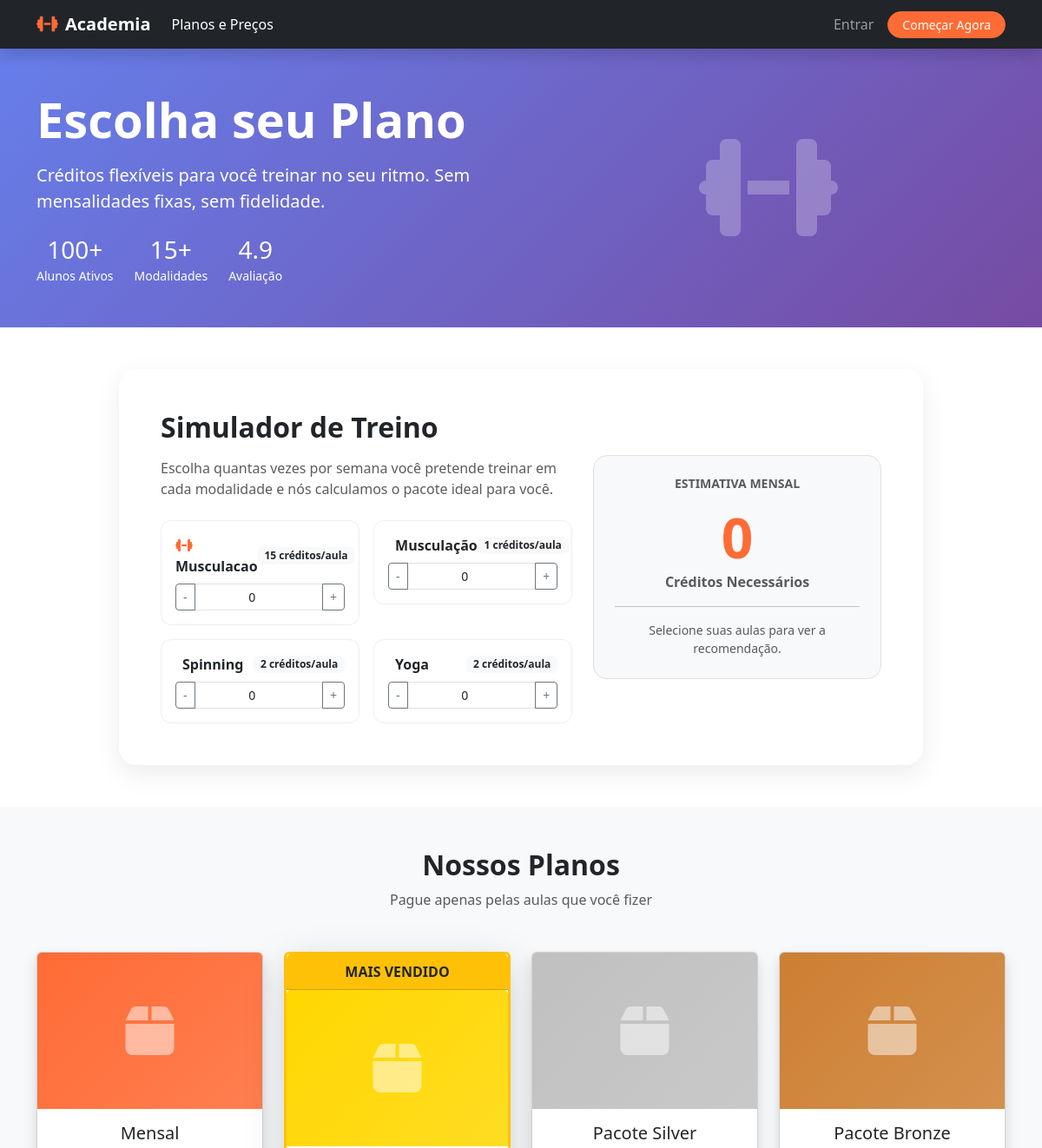
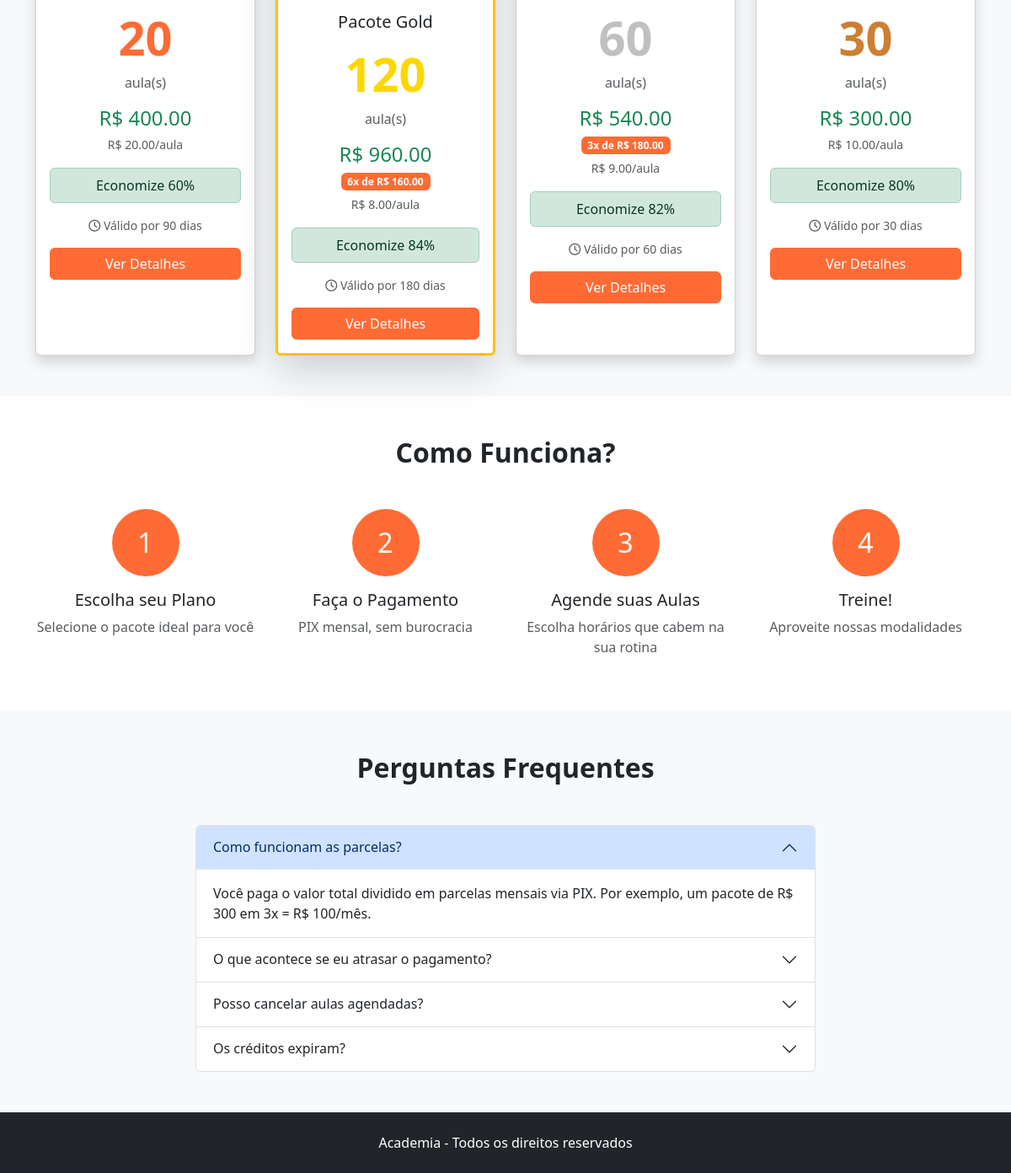
Page /shop/ on the earlier database version (2 pictures, top to bottom).
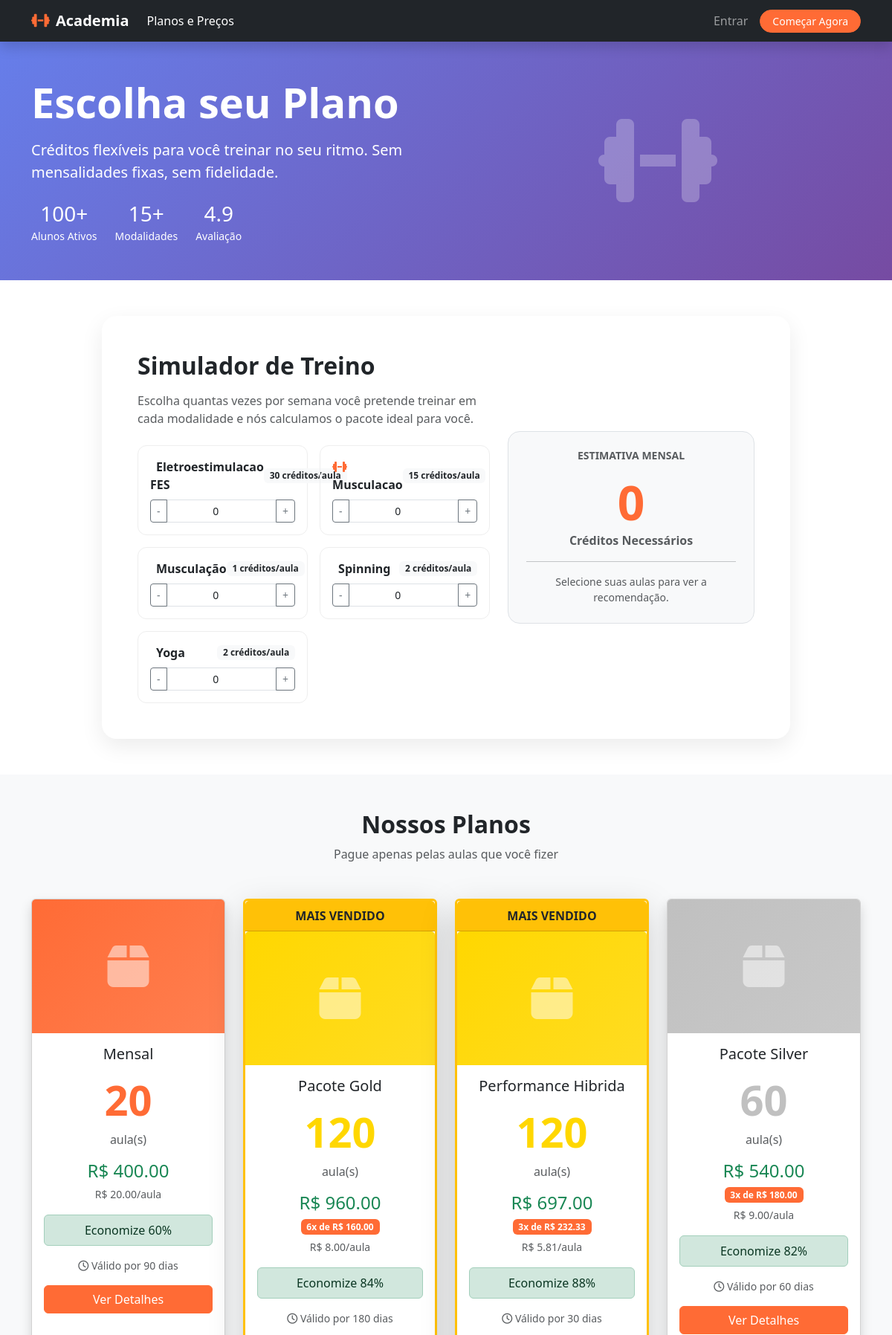
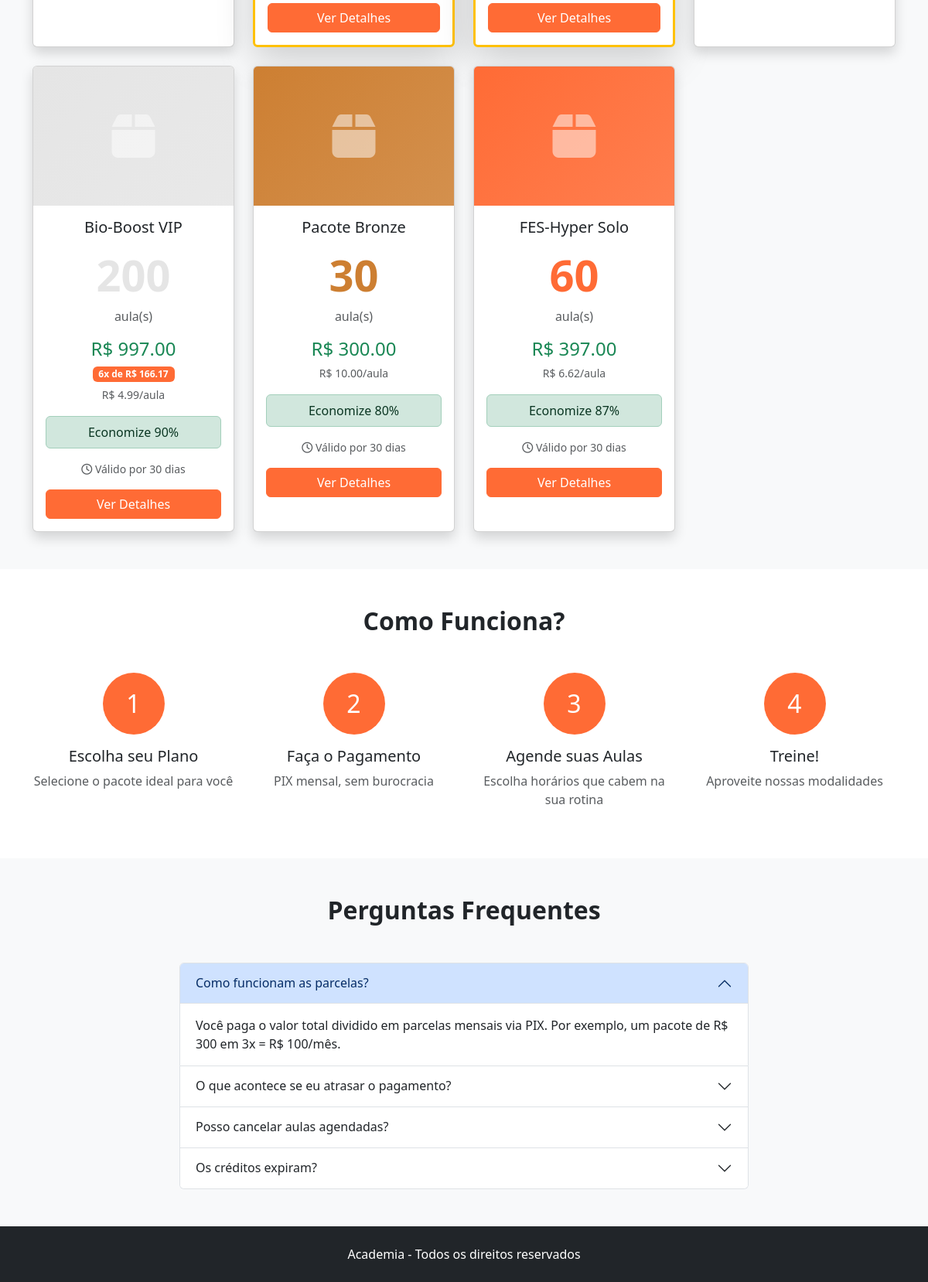
Same page on the later database version (2 pictures, top to bottom).
### app/models/modality.py (models this page shows, shortened)
class Modality(db.Model):
    __tablename__ = 'modalities'
    id = db.Column(db.Integer, primary_key=True)
    name = db.Column(db.String(100), nullable=False)
    description = db.Column(db.Text)
    color = db.Column(db.String(7), default='#FF6B35')
    icon = db.Column(db.String(50))  # Emoji ou FontAwesome
    is_active = db.Column(db.Boolean, default=True)
    credits_cost = db.Column(db.Integer, default=1, nullable=False)
    is_featured = db.Column(db.Boolean, default=False)  # Destaque na landing page
    created_at = db.Column(db.DateTime, default=datetime.utcnow)
    updated_at = db.Column(db.DateTime, default=datetime.utcnow, onupdate=datetime.utcnow)
    schedules = db.relationship('ClassSchedule', backref='modality', lazy=True)

### app/models/package.py (models this page shows, shortened)
class Package(db.Model):
    __tablename__ = 'packages'
    id = db.Column(db.Integer, primary_key=True)
    name = db.Column(db.String(100), nullable=False)
    description = db.Column(db.Text)
    credits = db.Column(db.Integer, nullable=False)
    price = db.Column(db.Numeric(10, 2), nullable=False)
    installments = db.Column(db.Integer, default=1)  # Quantas parcelas
    installment_price = db.Column(db.Numeric(10, 2))  # Preco por parcela
    validity_days = db.Column(db.Integer, nullable=False)  # Ex: 90 dias
    photo_url = db.Column(db.String(255))
    color = db.Column(db.String(7), default='#FF6B35')
    is_featured = db.Column(db.Boolean, default=False)  # Destaque
    display_order = db.Column(db.Integer, default=0)
    badge = db.Column(db.String(50))  # Ex: "MAIS VENDIDO", "NOVO"
    extra_benefits = db.Column(db.JSON)  # Ex: ["Toalha gratis", "Garrafinha"]
    is_recurring = db.Column(db.Boolean, default=False)  # Se é pacote recorrente
    recurring_interval_days = db.Column(db.Integer, default=30)  # Intervalo entre cobranças
    welcome_xp_bonus = db.Column(db.Integer, default=0)  # Bônus XP na primeira compra
    is_active = db.Column(db.Boolean, default=True)
    created_at = db.Column(db.DateTime, default=datetime.utcnow)
    updated_at = db.Column(db.DateTime, default=datetime.utcnow, onupdate=datetime.utcnow)
    subscriptions = db.relationship('Subscription', backref='package', lazy=True)
    @property
    def price_per_credit(self):
        return float(self.price) / self.credits
    @property
    def discount_percent(self):
        base_price = 50.0
        discount = ((base_price - self.price_per_credit) / base_price) * 100
        return max(0, round(discount))

### app/routes/shop.py (the view)
@shop_bp.route('/')
def packages():
    packages = Package.query.filter_by(is_active=True).order_by(
        Package.display_order,
        Package.id
    ).all()
    modalities = Modality.query.filter_by(is_active=True).order_by(Modality.name).all()
    import json
    packages_json = json.dumps([{
        'id': p.id,
        'name': p.name,
        'credits': p.credits,
        'price': float(p.price)
    } for p in packages])
    return render_template('shop/packages.html', packages=packages, modalities=modalities, packages_json=packages_json)

### app/templates/shop/packages.html (shortened to what the changed rows need)
{% extends "base.html" %}
{% block content %}
<div class="container-fluid p-0">
    <section class="bg-gradient-primary text-white py-5">
        <div class="container">
            <div class="row align-items-center">
                <div class="col-lg-6">
                    <h1 class="display-4 fw-bold mb-3">Escolha seu Plano</h1>
                </div>
            </div>
        </div>
    </section>
    <section class="py-5" id="simulator">
        <div class="container">
            <div class="row justify-content-center">
                <div class="col-lg-10">
                    <div class="card simulator-card p-4 p-md-5">
                        <div class="row align-items-center">
                            <div class="col-md-7">
                                <h2 class="fw-bold mb-3">Simulador de Treino</h2>
                                <div class="row g-3" id="modalityInputs">
                                    {% for modality in modalities %}
                                    <div class="col-sm-6">
                                        <div class="modality-input-card p-3">
                                            <div class="d-flex justify-content-between align-items-center mb-2">
                                                <span class="fw-bold">
                                                    <i class="{{ modality.icon or 'fas fa-dumbbell' }} me-2 modality-icon"
                                                        data-color="{{ modality.color }}"></i>
                                                    {{ modality.name }}
                                                </span>
                                                <span class="badge bg-light text-dark">{{ modality.credits_cost }}
                                                    créditos/aula</span>
                                            </div>
                                            <div class="input-group input-group-sm">
                                                <button class="btn btn-outline-secondary btn-minus" type="button"
                                                    data-modality-id="{{ modality.id }}">-</button>
                                                <input type="number" class="form-control text-center freq-input"
                                                    value="0" min="0" max="7" data-modality-id="{{ modality.id }}"
                                                    data-cost="{{ modality.credits_cost }}" id="freq-{{ modality.id }}">
                                                <button class="btn btn-outline-secondary btn-plus" type="button"
                                                    data-modality-id="{{ modality.id }}">+</button>
                                            </div>
                                        </div>
                                    </div>
                                    {% endfor %}
                                </div>
                            </div>
                        </div>
                    </div>
                </div>
            </div>
        </div>
    </section>
    <section class="py-5 bg-light">
        <div class="container">
            <div class="text-center mb-5">
                <h2 class="fw-bold">Nossos Planos</h2>
            </div>
            {% if packages %}
            <div class="row g-4">
                {% for package in packages %}
                <div class="col-lg-3 col-md-6" id="package-{{ package.id }}">
                    <div
                        class="card h-100 {% if package.is_featured %}border-warning border-3 shadow-lg{% else %}shadow{% endif %} hover-lift">
                        {% if package.is_featured %}
                        <div class="card-header bg-warning text-dark text-center fw-bold py-2">
                            MAIS VENDIDO
                        </div>
                        {% endif %}
                        {% if package.photo_url %}
                        <img src="{{ url_for('static', filename='uploads/packages/' + package.photo_url) }}"
                            class="card-img-top" alt="{{ package.name }}" style="height: 180px; object-fit: cover;">
                        {% else %}
                        <div class="card-img-top d-flex align-items-center justify-content-center package-img-placeholder"
                            data-color="{{ package.color }}" style="height: 180px;">
                            <i class="fas fa-box fa-4x text-white opacity-50"></i>
                        </div>
                        {% endif %}
                        <div class="card-body text-center">
                            <h5 class="card-title mb-3">{{ package.name }}</h5>
                            <div class="display-4 fw-bold mb-2 package-credits" data-color="{{ package.color }}">
                                {{ package.credits }}
                            </div>
                            <p class="text-muted mb-3">aula(s)</p>
                            <div class="mb-3">
                                <h4 class="text-success mb-1">
                                    R$ {{ "%.2f"|format(package.price) }}
                                </h4>
                                {% if package.installments > 1 %}
                                <p class="mb-1">
                                    <span class="badge bg-primary">
                                        {{ package.installments }}x de R$ {{ "%.2f"|format(package.installment_price) }}
                                    </span>
                                </p>
                                {% endif %}
                                <small class="text-muted">
                                    R$ {{ "%.2f"|format(package.price_per_credit) }}/aula
                                </small>
                            </div>
                            {% if package.discount_percent > 0 %}
                            <div class="alert alert-success py-2 mb-3">
                                Economize {{ package.discount_percent }}%
                            </div>
                            {% endif %}
                            <p class="small text-muted mb-3">
                                <i class="far fa-clock"></i>
                                Válido por {{ package.validity_days }} dias
                            </p>
                            <a href="{{ url_for('shop.package_detail', id=package.id) }}" class="btn btn-primary w-100">
                                Ver Detalhes
                            </a>
                        </div>
                    </div>
                </div>
                {% endfor %}
            </div>
            {% else %}
            <div class="text-center py-5">
                <i class="fas fa-box-open fa-4x text-muted mb-3"></i>
                <h4>Nenhum pacote disponível</h4>
                <p class="text-muted">Em breve teremos novidades!</p>
            </div>
            {% endif %}
        </div>
    </section>
    <section class="py-5">
        <div class="container">
            <h2 class="text-center fw-bold mb-5">Como Funciona?</h2>
            <div class="row g-4">
                <div class="col-md-3 text-center">
                    <div class="bg-primary text-white rounded-circle d-inline-flex align-items-center justify-content-center mb-3"
                        style="width: 80px; height: 80px;">
                        <h2 class="mb-0">1</h2>
                    </div>
                </div>
                <div class="col-md-3 text-center">
                    <div class="bg-primary text-white rounded-circle d-inline-flex align-items-center justify-content-center mb-3"
                        style="width: 80px; height: 80px;">
                        <h2 class="mb-0">2</h2>
                    </div>
                </div>
                <div class="col-md-3 text-center">
                    <div class="bg-primary text-white rounded-circle d-inline-flex align-items-center justify-content-center mb-3"
                        style="width: 80px; height: 80px;">
                        <h2 class="mb-0">3</h2>
                    </div>
                </div>
                <div class="col-md-3 text-center">
                    <div class="bg-primary text-white rounded-circle d-inline-flex align-items-center justify-content-center mb-3"
                        style="width: 80px; height: 80px;">
                        <h2 class="mb-0">4</h2>
                    </div>
                </div>
            </div>
        </div>
    </section>
    <section class="py-5 bg-light">
        <div class="container">
            <h2 class="text-center fw-bold mb-5">Perguntas Frequentes</h2>
            <div class="row">
                <div class="col-lg-8 offset-lg-2">
                    <div class="accordion" id="faqAccordion">
                        <div class="accordion-item">
                            <h2 class="accordion-header">
                                <button class="accordion-button" type="button" data-bs-toggle="collapse"
                                    data-bs-target="#faq1">
                                    Como funcionam as parcelas?
                                </button>
                            </h2>
                        </div>
                        <div class="accordion-item">
                            <h2 class="accordion-header">
                                <button class="accordion-button collapsed" type="button" data-bs-toggle="collapse"
                                    data-bs-target="#faq2">
                                    O que acontece se eu atrasar o pagamento?
                                </button>
                            </h2>
                        </div>
                        <div class="accordion-item">
                            <h2 class="accordion-header">
                                <button class="accordion-button collapsed" type="button" data-bs-toggle="collapse"
                                    data-bs-target="#faq3">
                                    Posso cancelar aulas agendadas?
                                </button>
                            </h2>
                        </div>
                        <div class="accordion-item">
                            <h2 class="accordion-header">
                                <button class="accordion-button collapsed" type="button" data-bs-toggle="collapse"
                                    data-bs-target="#faq4">
                                    Os créditos expiram?
                                </button>
                            </h2>
                        </div>
                    </div>
                </div>
            </div>
        </div>
    </section>
</div>
{% endblock %}

Differences in the rows shown:
added Modality: name "Eletroestimulacao FES", credits_cost "30"
added Package: is_featured "MAIS VENDIDO", name "Performance Hibrida", credits "120", price "697.00", installments "3", installment_price "232.33", price_per_credit "5.81", discount_percent "88", validity_days "30", color "#FFD700" (drawn)
added Package: name "Bio-Boost VIP", credits "200", price "997.00", installments "6", installment_price "166.17", price_per_credit "4.99", discount_percent "90", validity_days "30", color "#E5E5E5" (drawn)
added Package: name "FES-Hyper Solo", credits "60", price "397.00", price_per_credit "6.62", discount_percent "87", validity_days "30", color "#FF6B35" (drawn)
